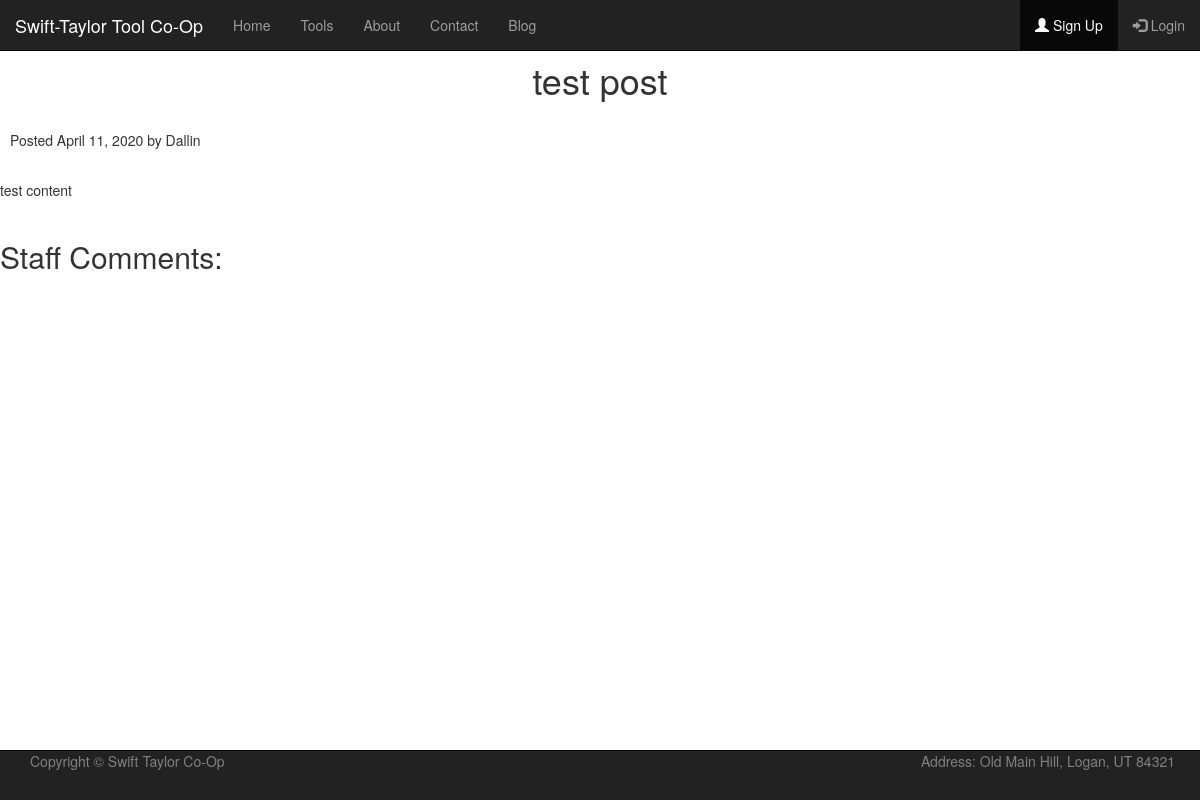
/blog/22/, run on the app's committed database.
### tools/models.py (models this page shows)
class Blog(models.Model):
    title = models.CharField(max_length=200)
    author = models.CharField(max_length=100)
    content = models.TextField()
    date = models.DateField(default=datetime.date.today)

### tools/views.py (the view)
# urls.py: path('blog/<int:pk>/', tools_views.EntryView.as_view(), name = 'entry'),
class EntryView(generic.DetailView):
    model = Blog
    template_name = 'tools/entry.html'
    def get_context_data(self, **kwargs):
        context = super().get_context_data(**kwargs)
        context['comments'] = Comment.objects.filter(blog = self.get_object())
        return context

### tools/templates/tools/entry.html (shortened to what this page needs)
<!DOCTYPE html>
{% load static %}
<html lang = "en">
    <head>
        {% load static %}
        <link rel="stylesheet" href="https://maxcdn.bootstrapcdn.com/bootstrap/3.4.1/css/bootstrap.min.css">
        <link rel="stylesheet" href = "{% static 'tools/style.css' %}">
    </head>
<nav class="navbar navbar-inverse navbar-fixed-top">
  <div class="container-fluid">
    <div class="navbar-header">
      <a class="navbar-brand" href="#">Swift-Taylor Tool Co-Op</a>
    </div>
    <ul class="nav navbar-nav">
      <li><a href="{% url 'homepage' %}">Home</a></li>
      <li><a href="{% url 'tools' %}">Tools</a></li>
      <li><a href="{% url 'about' %}">About</a></li>
    <li><a href="{% url 'contact' %}">Contact</a></li>
    <li><a href="{% url 'blog' %}">Blog</a></li>
    </ul>
    <ul class="nav navbar-nav navbar-right">
    {% if user.is_authenticated %}
      <li><a href="{% url 'logout' %}"><span class="glyphicon glyphicon-log-in"></span> Logout</a></li>
    {% else %}
      <li class="active"><a href="{% url 'register' %}"><span class="glyphicon glyphicon-user"></span> Sign Up</a></li>
      <li><a href="{% url 'login' %}"><span class="glyphicon glyphicon-log-in"></span> Login</a></li>
    {% endif %}
    </ul>
  </div>
</nav>
    <body>
    <br>
	<br>
        <h1>{{object.title}}</h1><br>
        <p>Posted {{object.date}} by {{object.author}}</p><br>
        {{object.content}}
        <br>
        <br>
        <h2>Staff Comments:</h2>
<nav class="navbar navbar-inverse navbar-fixed-bottom">
  <div class="container">
    <p class="nav navbar-nav navbar-left" style="color:gray;"> Copyright &copy; Swift Taylor Co-Op</p>
	<p class="nav navbar-nav navbar-right" style="color:gray;"> Address: Old Main Hill, Logan, UT 84321 </p>
  </div>
</nav>
    </body>
</html>

### tools/static/tools/style.css (style rules this page uses)
h1 { text-align: center; padding-left: 10px; padding-right: 10px; }
p { padding-left: 10px; padding-right: 10px; }

### data on the page
Blog: title "test post", date "April 11, 2020", author "Dallin", content "test content"
